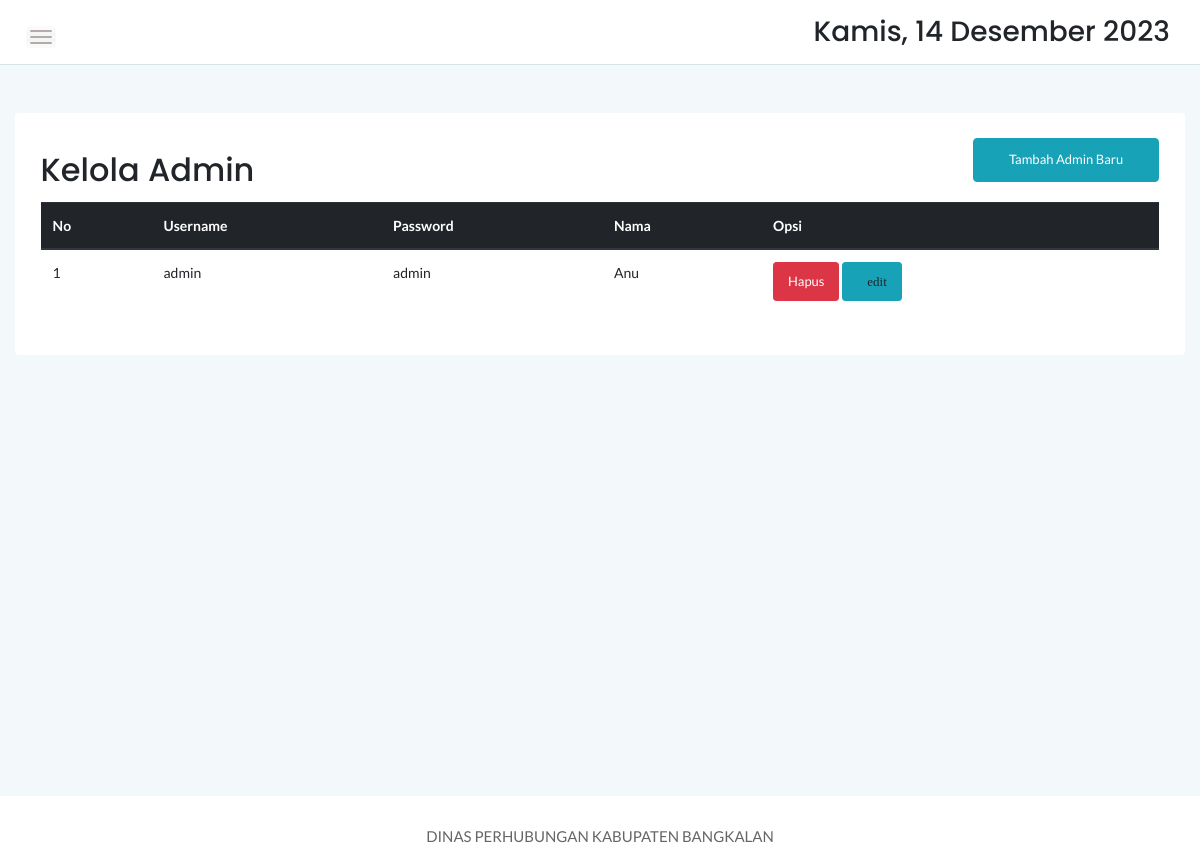
The page /admin/user.php (signed in) on the database its author committed.
### tables this page shows
CREATE TABLE `user` (
  `id_user` int(255) NOT NULL,
  `username` varchar(255) NOT NULL,
  `password` varchar(255) NOT NULL,
  `nama` varchar(255) NOT NULL
);

### admin/user.php (the view, shortened to what this page needs)
<!doctype html>
<html class="no-js" lang="en">
<?php
include 'function.php';
?>
<head>
    <link rel="stylesheet" href="../assets/css/bootstrap.min.css">
    <link rel="stylesheet" href="../assets/css/font-awesome.min.css">
    <link rel="stylesheet" href="../assets/css/themify-icons.css">
    <link rel="stylesheet" href="../assets/css/metisMenu.css">
    <link rel="stylesheet" href="../assets/css/owl.carousel.min.css">
    <link rel="stylesheet" href="../assets/css/slicknav.min.css">
    <link rel="stylesheet" href="https://www.amcharts.com/lib/3/plugins/export/export.css" type="text/css" media="all" />
    <link rel="stylesheet" type="text/css" href="https://cdn.datatables.net/1.10.19/css/jquery.dataTables.min.css">
    <link rel="stylesheet" type="text/css" href="https://cdn.datatables.net/1.10.19/css/jquery.dataTables.css">
    <link rel="stylesheet" type="text/css" href="https://cdn.datatables.net/1.10.18/css/dataTables.bootstrap4.min.css">
    <link rel="stylesheet" type="text/css" href="https://cdn.datatables.net/responsive/2.2.3/css/responsive.bootstrap.min.css">
    <link rel="stylesheet" type="text/css" href="https://cdn.datatables.net/responsive/2.2.3/css/responsive.jqueryui.min.css">
    <link rel="stylesheet" type="text/css" href="https://cdn.datatables.net/buttons/1.5.2/css/buttons.dataTables.min.css">
    <link rel="stylesheet" href="../assets/css/typography.css">
    <link rel="stylesheet" href="../assets/css/default-css.css">
    <link rel="stylesheet" href="../assets/css/styles.css">
    <link rel="stylesheet" href="../assets/css/responsive.css">
</head>
<body>
    <div class="page-container">
        <div class="main-content">
            <div class="header-area">
                <div class="row align-items-center">
                    <div class="col-md-6 col-sm-8 clearfix">
                        <div class="nav-btn pull-left">
                            <span></span>
                            <span></span>
                            <span></span>
                        </div>
                    </div>
                    <div class="col-md-6 col-sm-4 clearfix">
                        <ul class="notification-area pull-right">
                            <li>
                                <h3>
                                    <div class="date">
                                    </div>
                                </h3>
                            </li>
                        </ul>
                    </div>
                </div>
            </div>
            <div class="main-content-inner">
                <div class="row mt-5 mb-5">
                    <div class="col-12">
                        <div class="card">
                            <div class="card-body">
                                <div class="d-sm-flex justify-content-between align-items-center">
                                    <h2>Kelola Admin</h2>
                                    <button style="margin-bottom:20px" data-toggle="modal" data-target="#myModal1" class="btn btn-info col-md-2"><span class="glyphicon glyphicon-plus"></span>Tambah Admin Baru</button>
                                </div>
                                <table id="dataTable3" class="table table-hover" style="width:100%">
                                    <thead class="thead-dark">
                                        <tr>
                                            <th>No</th>
                                            <th>Username</th>
                                            <th>Password</th>
                                            <th>Nama</th>
                                            <th>Opsi</th>
                                        </tr>
                                    </thead>
                                    <tbody>
                                        <?php
                                        $form = mysqli_query($conn, "SELECT * FROM user ORDER BY id_user ASC");
                                        $no = 1;
                                        while ($b = mysqli_fetch_array($form)) {
                                        ?>
                                            <tr>
                                                <td><?php echo $no++ ?></td>
                                                <td><?php echo $b['username'] ?></td>
                                                <form method="post">
                                                    <td><?php echo $b['password'] ?></td>
                                                    <form method="post">
                                                        <td><?php echo $b['nama'] ?></td>
                                                        <form method="post">
                                                            <td>
                                                                <input type="submit" class="btn btn-danger btn-sm" name="hapus" value="Hapus">
                                                                <a data-toggle="modal" id="tombolUbah" data-target="#editModal" data-id="<?= $b['id_user']; ?>" data-username="<?= $b['username']; ?>" data-password="<?= $b['password']; ?>" data-nama="<?= $b['nama']; ?>" class="btn btn-info btn-sm"> <i class="fa fa-edit">edit</i></a>
                                                            </td>
                                                        </form>
                                            </tr>
                                        <?php
                                        };
                                        ?>
                                    </tbody>
                                </table>
                            </div>
                        </div>
                    </div>
                </div>
            </div>
        </div>
    </div>
    <footer>
        <div class="footer-area">
            <p>DINAS PERHUBUNGAN KABUPATEN BANGKALAN</p>
        </div>
    </footer>
</body>
</html>

### assets/css/styles.css (style rules this page uses)
.page-container { width: 100%; height: 100%; min-height: 100vh; padding-left: 280px; -webkit-transition: padding-left 0.3s ease 0s; transition: padding-left 0.3s ease 0s; }
.card { border: none; border-radius: 4px; background-color: #fff; -webkit-transition: all 0.3s ease 0s; transition: all 0.3s ease 0s; }
.card-body { padding: 25.6px; padding: 1.6rem; }
.main-content { width: 100%; background: #F3F8FB; }
.main-content-inner { padding: 0 30px 50px; }
.header-area { padding: 15px 30px; background: #fff; border-bottom: 1px solid #d8e3e7; }
.nav-btn { margin-right: 30px; margin-top: 10px; cursor: pointer; }
.nav-btn span { display: block; width: 22px; height: 2px; background: #b3aaaa; margin: 4px 0; border-radius: 15px; -webkit-transition: all 0.3s ease 0s; transition: all 0.3s ease 0s; box-shadow: 0 0 0 4px rgba(99, 96, 96, 0.03); }
.notification-area { -webkit-user-select: none; -moz-user-select: none; -ms-user-select: none; user-select: none; position: relative; z-index: 1; }
.notification-area li { display: inline-block; margin-left: 20px; cursor: pointer; -webkit-user-select: none; -moz-user-select: none; -ms-user-select: none; user-select: none; }
.footer-area { text-align: center; padding: 23px 0 19px; background: #fff; }
.footer-area p { color: #676666; margin-bottom: 0; }
.btn { padding: 11px 17px; font-size: 13px; letter-spacing: 0; }
.btn-sm { padding: 9px 14px; }
table tr th { border-bottom: none; }
table tr th, table tr td { border-top: 1px solid rgba(120, 130, 140, 0.13) !important; }

### assets/css/responsive.css (style rules this page uses)
@media (min-width: 1200px) and (max-width: 1364px) { .main-content-inner { padding: 0 15px 50px; } }
@media (min-width: 1200px) and (max-width: 1364px) { .page-container, .sbar_collapsed.page-container { padding-left: 0; } }

### rows shown on the page
user: username "admin", password "admin", nama "Anu"
